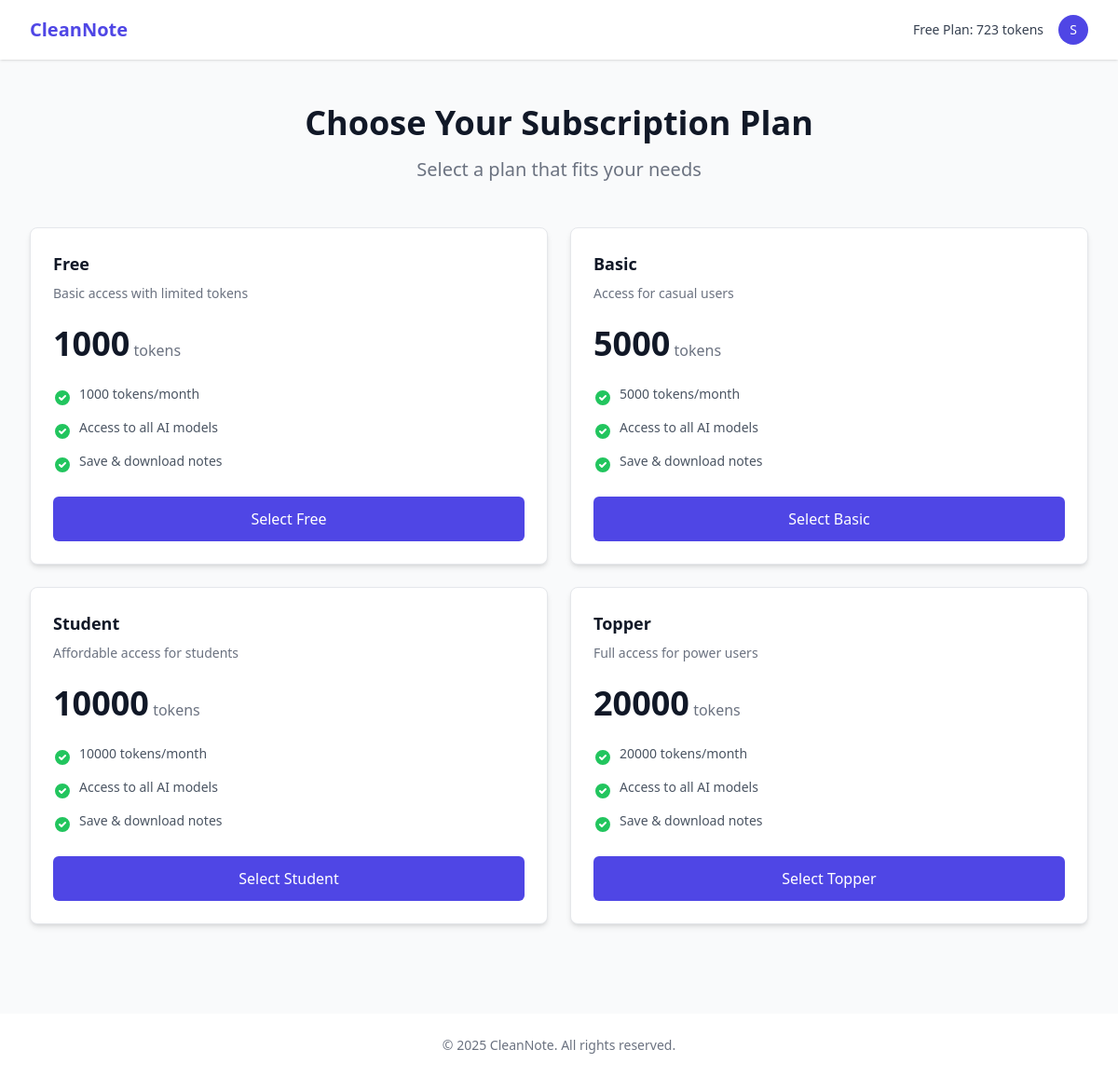
Screenshot of /accounts/subscription/ (signed in) with the database file from the repository.
### accounts/models.py (models this page shows, shortened)
class UserProfile(models.Model):
    user = models.OneToOneField(User, on_delete=models.CASCADE, related_name='profile')
    subscription = models.ForeignKey(SubscriptionTier, on_delete=models.SET_NULL, null=True)
    tokens_remaining = models.IntegerField(default=0)

class SubscriptionTier(models.Model):
    name = models.CharField(max_length=50)
    token_limit = models.IntegerField()
    description = models.TextField()
    is_free = models.BooleanField(default=False)
    price = models.DecimalField(max_digits=10, decimal_places=2, default=100)

### accounts/views.py (the view, shortened to what this page needs)
# urls.py: path('subscription/', views.subscription_view, name='subscription'),
@login_required
def subscription_view(request):
    profile, _ = UserProfile.objects.get_or_create(user=request.user)
    subscription_tiers = SubscriptionTier.objects.all()
    return render(request, 'accounts/subscription.html', {
        'subscription_tiers': subscription_tiers,
        'profile': profile
    })

### accounts/templates/accounts/subscription.html (shortened to what this page needs)
{% extends "base.html" %}
{% block content %}
<div class="max-w-7xl mx-auto py-12 px-4 sm:px-6 lg:px-8">
    <div class="text-center mb-12">
        <h2 class="text-3xl sm:text-4xl font-extrabold text-gray-900">Choose Your Subscription Plan</h2>
        <p class="mt-4 text-xl text-gray-500">Select a plan that fits your needs</p>
    </div>
    <div class="grid grid-cols-1 sm:grid-cols-2 xl:grid-cols-4 gap-6">
        {% for tier in subscription_tiers %}
        <form method="post" class="bg-white rounded-lg shadow-md border border-gray-200 flex flex-col justify-between">
            <div class="p-6 flex-grow">
                <h3 class="text-lg font-semibold text-gray-900">{{ tier.name }}</h3>
                <p class="mt-2 text-sm text-gray-500">{{ tier.description }}</p>
                <div class="mt-6">
                    <span class="text-4xl font-extrabold text-gray-900">{{ tier.token_limit }}</span>
                    <span class="text-base font-medium text-gray-500">tokens</span>
                </div>
                <ul class="mt-6 space-y-3">
                    <li class="flex items-start space-x-2">
                        <svg class="w-5 h-5 text-green-500 mt-1" fill="currentColor" viewBox="0 0 20 20"><path fill-rule="evenodd" d="M10 18a8 8 0 100-16 8 8 0 000 16zm3.707-9.293a1 1 0 00-1.414-1.414L9 10.586 7.707 9.293a1 1 0 00-1.414 1.414l2 2a1 1 0 001.414 0l4-4z" clip-rule="evenodd"/></svg>
                        <span class="text-sm text-gray-600">{{ tier.token_limit }} tokens/month</span>
                    </li>
                    <li class="flex items-start space-x-2">
                        <svg class="w-5 h-5 text-green-500 mt-1" fill="currentColor" viewBox="0 0 20 20"><path fill-rule="evenodd" d="M10 18a8 8 0 100-16 8 8 0 000 16zm3.707-9.293a1 1 0 00-1.414-1.414L9 10.586 7.707 9.293a1 1 0 00-1.414 1.414l2 2a1 1 0 001.414 0l4-4z" clip-rule="evenodd"/></svg>
                        <span class="text-sm text-gray-600">Access to all AI models</span>
                    </li>
                    <li class="flex items-start space-x-2">
                        <svg class="w-5 h-5 text-green-500 mt-1" fill="currentColor" viewBox="0 0 20 20"><path fill-rule="evenodd" d="M10 18a8 8 0 100-16 8 8 0 000 16zm3.707-9.293a1 1 0 00-1.414-1.414L9 10.586 7.707 9.293a1 1 0 00-1.414 1.414l2 2a1 1 0 001.414 0l4-4z" clip-rule="evenodd"/></svg>
                        <span class="text-sm text-gray-600">Save & download notes</span>
                    </li>
                </ul>
            </div>
            <div class="px-6 pb-6">
                <button type="submit" name="subscription_tier" value="{{ tier.id }}"
                    class="w-full py-3 px-4 text-white bg-indigo-600 hover:bg-indigo-700 text-base font-medium rounded-md text-center transition duration-200">
                    Select {{ tier.name }}
                </button>
            </div>
        </form>
        {% endfor %}
    </div>
</div>
{% endblock %}

### templates/base.html (shortened to what this page needs)
<!DOCTYPE html>
<html lang="en">
<head>
    <script src="https://cdn.tailwindcss.com"></script>
</head>
<body class="bg-gray-50 min-h-screen"  z-[5]>
    <header class="bg-white shadow">
        <div class="max-w-7xl mx-auto px-4 sm:px-6 lg:px-8">
            <div class="flex justify-between h-16">
                <div class="flex">
             <div class="flex-shrink-0 flex items-center">
                    <a href="{% url 'dashboard:dashboard' %}" class="text-xl font-bold text-indigo-600 hover:text-indigo-800 transition">
                    CleanNote
                     </a>
            </div>
                </div>
                {% if user.is_authenticated %}
                <div class="flex items-center ">
                    <div class="ml-3 relative">
                        <div class="flex items-center space-x-4">
                            <span class="text-sm text-gray-700">
                                {% if user.profile.subscription %}
                                    {{ user.profile.subscription.name }} Plan:
                                    <span class="font-medium">{{ user.profile.tokens_remaining }} tokens</span>
                                {% endif %}
                            </span>
                            <div class="relative">
                                <button type="button" class="flex text-sm rounded-full focus:outline-none" id="user-menu-button">
                                    <div class="h-8 w-8 rounded-full bg-indigo-600 flex items-center justify-center text-white">
                                        {{ user.username|first|upper }}
                                    </div>
                                </button>
                            </div>
                        </div>
                    </div>
                </div>
                {% endif %}
            </div>
        </div>
    </header>
    <main>
        {% block content %}{% endblock %}
    </main>
    <footer class="bg-white mt-12 py-6">
        <div class="max-w-7xl mx-auto px-4 sm:px-6 lg:px-8">
            <p class="text-center text-gray-500 text-sm">
                &copy; {% now "Y" %} CleanNote. All rights reserved.
            </p>
        </div>
    </footer>
</body>
</html>

### rows the page displays
SubscriptionTier: name "Free", description "Basic access with limited tokens", token_limit "1000", {{ tier.id }} 1 (drawn)
SubscriptionTier: name "Basic", description "Access for casual users", token_limit "5000", {{ tier.id }} 2 (drawn)
SubscriptionTier: name "Student", description "Affordable access for students", token_limit "10000", {{ tier.id }} 3 (drawn)
SubscriptionTier: name "Topper", description "Full access for power users", token_limit "20000", {{ tier.id }} 4 (drawn)

### other values shown
{{ user.profile.subscription.name }} "Free"
{{ user.profile.tokens_remaining }} "723"
{{ user.username|first|upper }} "S"
